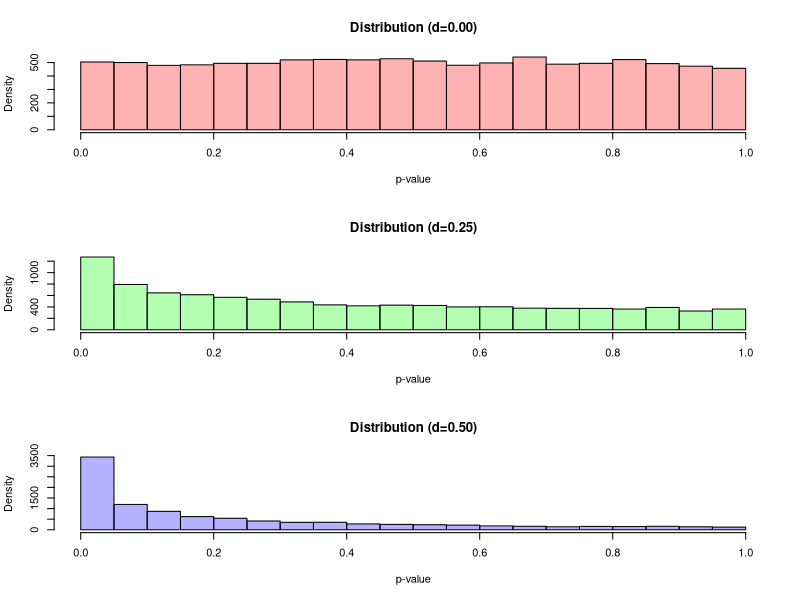

Reproduce this figure in R.
# Simulate the distribution of the p-value in the two-sided two-sample t-test: Let X1, . . . , X20,
# Y1, . . . , Y20 be independent random variables with Xi ∼ N(0, 1) and Yi ∼ N(d, 1) for all
# i = 1, 2, . . . , 20. For each d ∈ {0, 0.25, 0.5}, derive p-values in 10000 simulations (H0 : d = 0)
# and plot them in a histogram of unit area. Comment on your three histograms



create_plot <- function(d, col) {
  pvalues <- c()
  for (i in 1:10000){
    x <- rnorm(20,0,1)
    y <- rnorm(20,d,1)
    pvalues <- c(pvalues, t.test(x, y)$p.value)
  }
  hist(pvalues, 
       ylab="Density", 
       xlab="p-value", 
       main = sprintf("Distribution (d=%.2f)", d),
       col=col,
       prob=FALSE)
}

(par(mfrow=c(3,1)))
col = rainbow(3, alpha = 0.3)
create_plot(0, col[1])
create_plot(0.25, col[2])
create_plot(0.5, col[3])